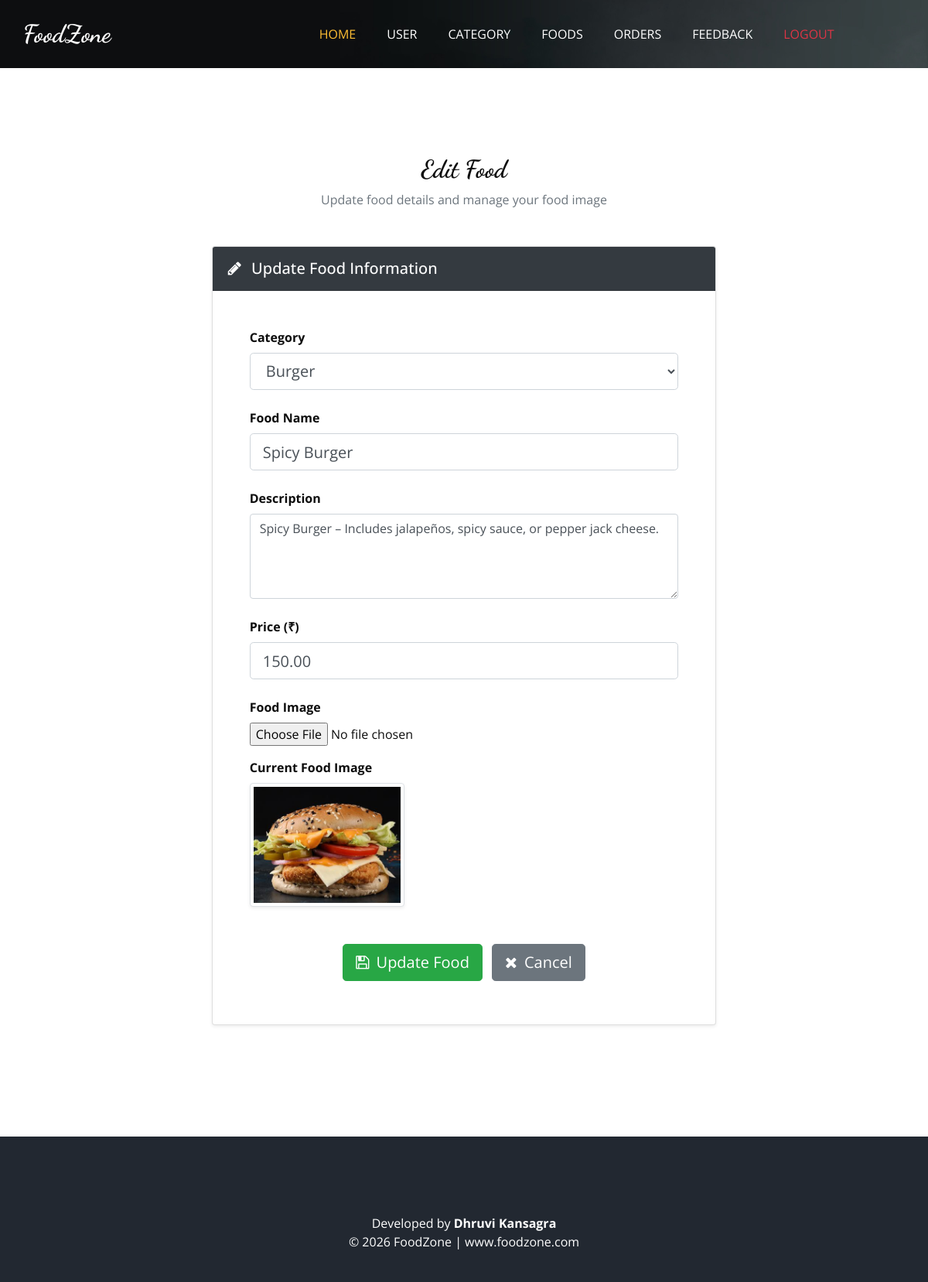
Screenshot of /admin/edit_food.php?f_id=10 with the database file from the repository.
### tables this page shows
CREATE TABLE `food` (
  `f_id` int(11) NOT NULL,
  `c_id` int(11) NOT NULL,
  `food_name` varchar(100) NOT NULL,
  `description` text DEFAULT NULL,
  `price` decimal(10,2) NOT NULL,
  `image` varchar(255) DEFAULT NULL
);

CREATE TABLE `categories` (
  `c_id` int(11) NOT NULL,
  `name` varchar(255) NOT NULL,
  `created_at` timestamp NOT NULL DEFAULT current_timestamp() ON UPDATE current_timestamp()
);

### admin/edit_food.php (the view, shortened to what this page needs)
<?php
include("connected.php");
$f_id = intval($_GET['f_id']);
$food_query = "SELECT * FROM food WHERE f_id = $f_id";
$food_result = mysqli_query($conn,$food_query);
$food = mysqli_fetch_assoc($food_result);
$categories_query = "SELECT * FROM categories ORDER BY name ASC";
$categories_result = mysqli_query($conn,$categories_query);
?>
<!DOCTYPE html>
<html>
<head>
  <link rel="stylesheet" type="text/css" href="css/bootstrap.css" />
  <link rel="stylesheet" type="text/css" href="https://cdnjs.cloudflare.com/ajax/libs/OwlCarousel2/2.3.4/assets/owl.carousel.min.css" />
  <link rel="stylesheet" href="https://cdnjs.cloudflare.com/ajax/libs/jquery-nice-select/1.1.0/css/nice-select.min.css" />
  <link href="css/font-awesome.min.css" rel="stylesheet" />
  <link href="css/style.css" rel="stylesheet" />
  <link href="css/responsive.css" rel="stylesheet" />
</head>
<body class="sub_page">
  <div class="hero_area">
    <div class="bg-box">
      <img src="images/hero-bg.jpg" alt="">
    </div>
    <header class="header_section">
      <div class="container">
        <nav class="navbar navbar-expand-lg custom_nav-container ">
          <a class="navbar-brand" href="index.html">
            <span>
              FoodZone
            </span>
          </a>
          <div class="collapse navbar-collapse" id="navbarSupportedContent">
            <ul class="navbar-nav  mx-auto ">
               <li class="nav-item active">
                <a class="nav-link" href="admin.php">Home </a>
              </li>
               <li class="nav-item">
                <a class="nav-link" href="user.php">User</a>
              </li>
              <li class="nav-item">
                <a class="nav-link" href="category.php">Category</a>
              </li>
              <li class="nav-item">
                <a class="nav-link" href="foods.php">Foods<span class="sr-only">(current)</span></a>
              </li>
              <li class="nav-item">
                <a class="nav-link" href="shipping.php">Orders</a>
              </li>
              <li class="nav-item">
                <a class="nav-link" href="feedback.php">Feedback</a>
              </li>
              <li class="nav-item">
                <a class="nav-link text-danger" href="../login.php">Logout</a>
              </li>
 </ul>
          </div>
        </nav>
      </div>
    </header>
     </div>
<div class="container py-5 my-5" style="min-height: 70vh;">
    <div class="text-center pt-3 mb-5">
        <h2 class="font-weight-bold mb-2">Edit Food</h2>
        <p class="text-muted mb-0">
            Update food details and manage your food image
        </p>
    </div>
    <div class="row justify-content-center">
        <div class="col-md-9 col-lg-7">
            <div class="card shadow-sm mb-5">
                <div class="card-header bg-dark text-white py-3">
                    <h5 class="mb-0">
                        <i class="fa fa-pencil mr-2" aria-hidden="true"></i>
                        Update Food Information
                    </h5>
                </div>
                <div class="card-body p-4 p-md-5">
                    <form action="" method="POST" enctype="multipart/form-data">
                        <div class="form-group mb-4">
                            <label for="category" class="font-weight-bold">
                                Category
                            </label>
                            <select name="c_id"
                                    id="category"
                                    class="form-control form-control-lg"
                                    required>
                                <?php while ($cat = mysqli_fetch_assoc($categories_result)): ?>
                                    <option
                                        value="<?= (int)$cat['c_id']; ?>"
                                        <?= ((string)$food['c_id'] === (string)$cat['c_id']) ? 'selected' : ''; ?>>
                                        <?= htmlspecialchars($cat['name']); ?>
                                    </option>
                                <?php endwhile; ?>
                            </select>
                        </div>
                        <div class="form-group mb-4">
                            <label for="food_name" class="font-weight-bold">
                                Food Name
                            </label>
                            <input type="text"
                                   name="food_name"
                                   id="food_name"
                                   class="form-control form-control-lg"
                                   value="<?= htmlspecialchars($food['food_name'], ENT_QUOTES, 'UTF-8'); ?>"
                                   placeholder="Enter food name"
                                   maxlength="150"
                                   autocomplete="off"
                                   required>
                        </div>
                        <div class="form-group mb-4">
                            <label for="description" class="font-weight-bold">
                                Description
                            </label>
                            <textarea name="description"
                                      id="description"
                                      class="form-control"
                                      rows="4"
                                      placeholder="Enter food description"
                                      required><?= htmlspecialchars($food['description'], ENT_QUOTES, 'UTF-8'); ?></textarea>
                        </div>
                        <div class="form-group mb-4">
                            <label for="price" class="font-weight-bold">
                                Price (₹)
                            </label>
                            <input type="number"
                                   step="0.01"
                                   min="0.01"
                                   name="price"
                                   id="price"
                                   class="form-control form-control-lg"
                                   value="<?= htmlspecialchars((string)$food['price'], ENT_QUOTES, 'UTF-8'); ?>"
                                   placeholder="Enter price"
                                   required>
                        </div>
                        <div class="form-group mb-4">
                            <label for="image" class="font-weight-bold">
                                Food Image
                            </label>
                            <input type="file"
                                   name="image"
                                   id="image"
                                   class="form-control-file d-block"
                                   accept="image/jpeg,image/png,image/webp,image/gif">
                            <?php if (!empty($food['image'])): ?>
                                <div class="mt-3">
                                    <p class="font-weight-bold mb-2">
                                        Current Food Image
                                    </p>
                                    <img
                                        src="../images/<?= htmlspecialchars($food['image'], ENT_QUOTES, 'UTF-8'); ?>"
                                        alt="<?= htmlspecialchars($food['food_name'], ENT_QUOTES, 'UTF-8'); ?>"
                                        class="img-thumbnail rounded shadow-sm"
                                        style="width: 200px; height: 160px; object-fit: cover;"
                                        onerror="this.onerror=null;this.src='../images/no-image.png';">
                                </div>
                            <?php else: ?>
                                <p class="text-muted mt-2 mb-0">
                                    No current image available.
                                </p>
                            <?php endif; ?>
                        </div>
                        <div class="text-center mt-5">
                            <button type="submit"
                                    name="update"
                                    class="btn btn-success btn-lg mr-2 mb-2">
                                <i class="fa fa-save mr-1" aria-hidden="true"></i>
                                Update Food
                            </button>
                            <a href="foods.php"
                               class="btn btn-secondary btn-lg mb-2">
                                <i class="fa fa-times mr-1" aria-hidden="true"></i>
                                Cancel
                            </a>
                        </div>
                    </form>
                </div>
            </div>
        </div>
    </div>
</div>
<footer class="footer_section">
  <div class="container">
    <div class="footer-info text-center">
      <p>
        Developed by <strong>Dhruvi Kansagra</strong><br>
        © <span id="displayYear"></span> FoodZone |
        <a href="https://www.foodzone.com" target="_blank">
          www.foodzone.com
        </a>
      </p>
    </div>
  </div>
</footer>
</body>
</html>

### admin/css/style.css (style rules this page uses)
body { font-family: "Open Sans", sans-serif; color: #0c0c0c; background-color: #ffffff; overflow-x: hidden; }
h1, h2 { font-family: 'Dancing Script', cursive; }
a, a:hover, a:focus { text-decoration: none; }
.btn, .btn:focus { outline: none !important; -webkit-box-shadow: none; box-shadow: none; }
.hero_area { position: relative; min-height: 100vh; display: -webkit-box; display: -ms-flexbox; display: flex; -webkit-box-orient: vertical; -webkit-box-direction: normal; -ms-flex-direction: column; flex-direction: column; }
.bg-box { position: absolute; top: 0; left: 0; width: 100%; height: 100%; }
.bg-box img { width: 100%; height: 100%; -o-object-fit: cover; object-fit: cover; }
.sub_page .hero_area { min-height: auto; }
.sub_page .hero_area .bg-box { position: absolute; top: 0; left: 0; width: 100%; height: 100%; }
.sub_page .hero_area .bg-box img { width: 100%; height: 100%; -o-object-fit: cover; object-fit: cover; -o-object-position: right top; object-position: right top; }
.header_section { padding: 15px 0; }
.navbar-brand { font-family: 'Dancing Script', cursive; }
.navbar-brand span { font-weight: bold; font-size: 32px; color: #ffffff; }
.custom_nav-container { padding: 0; }
.custom_nav-container .navbar-nav { padding-left: 18%; }
.custom_nav-container .navbar-nav .nav-item .nav-link { padding: 5px 20px; color: #ffffff; text-align: center; text-transform: uppercase; border-radius: 5px; -webkit-transition: all 0.3s; transition: all 0.3s; }
.custom_nav-container .navbar-nav .nav-item:hover .nav-link, .custom_nav-container .navbar-nav .nav-item.active .nav-link { color: #ffbe33; }
.footer_section { background-color: #222831; color: #ffffff; padding: 75px 0 40px 0; text-align: center; }
.footer_section p { color: #dbdbdb; }
.footer_section .footer-info { text-align: center; margin-top: 25px; }
.footer_section .footer-info p { color: #ffffff; margin: 0; }
.footer_section .footer-info p a { color: inherit; }

### admin/css/responsive.css (style rules this page uses)
@media (min-width: 1200px) { .container { max-width: 1170px; } }

### rows the page displays
food: c_id "Burger", food_name "Spicy Burger", description "Spicy Burger – Includes jalapeños, spicy sauce, or pepper jack cheese.", price "150.00", image (picture)
